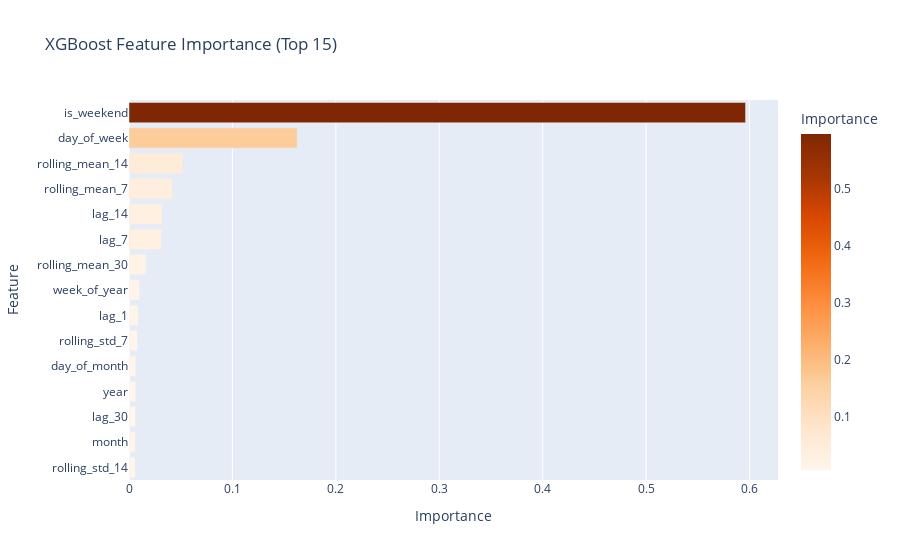

Notebook cell for this chart:
### Code cell
# Visualize feature importance
fig = px.bar(importance_df.head(15), x='Importance', y='Feature', orientation='h',
             title='XGBoost Feature Importance (Top 15)',
             color='Importance', color_continuous_scale='Oranges')
fig.update_layout(yaxis={'categoryorder': 'total ascending'})
fig.show()

### Figure 1 — Plotly figure (JSON) as saved in the notebook; plotly's stock layout.template omitted (floating-point values rounded to 4 significant figures)
{"data": [{"hovertemplate": "Importance=%{marker.color}<br>Feature=%{y}<extra></extra>", "legendgroup": "", "marker": {"color": [0.5963, 0.1627, 0.05212, 0.04235, 0.03203, 0.03136, 0.01638, 0.01019, 0.008961, 0.008182, 0.006614, 0.006488, 0.006224, 0.006084, 0.005904], "coloraxis": "coloraxis", "pattern": {"shape": ""}}, "name": "", "orientation": "h", "showlegend": false, "textposition": "auto", "type": "bar", "x": [0.5963, 0.1627, 0.05212, 0.04235, 0.03203, 0.03136, 0.01638, 0.01019, 0.008961, 0.008182, 0.006614, 0.006488, 0.006224, 0.006084, 0.005904], "xaxis": "x", "y": ["is_weekend", "day_of_week", "rolling_mean_14", "rolling_mean_7", "lag_14", "lag_7", "rolling_mean_30", "week_of_year", "lag_1", "rolling_std_7", "day_of_month", "year", "lag_30", "month", "rolling_std_14"], "yaxis": "y"}], "layout": {"barmode": "relative", "coloraxis": {"colorbar": {"title": {"text": "Importance"}}, "colorscale": [[0, "rgb(255,245,235)"], [0.125, "rgb(254,230,206)"], [0.25, "rgb(253,208,162)"], [0.375, "rgb(253,174,107)"], [0.5, "rgb(253,141,60)"], [0.625, "rgb(241,105,19)"], [0.75, "rgb(217,72,1)"], [0.875, "rgb(166,54,3)"], [1, "rgb(127,39,4)"]]}, "legend": {"tracegroupgap": 0}, "title": {"text": "XGBoost Feature Importance (Top 15)"}, "xaxis": {"anchor": "y", "domain": [0, 1], "title": {"text": "Importance"}}, "yaxis": {"anchor": "x", "categoryorder": "total ascending", "domain": [0, 1], "title": {"text": "Feature"}}}}
